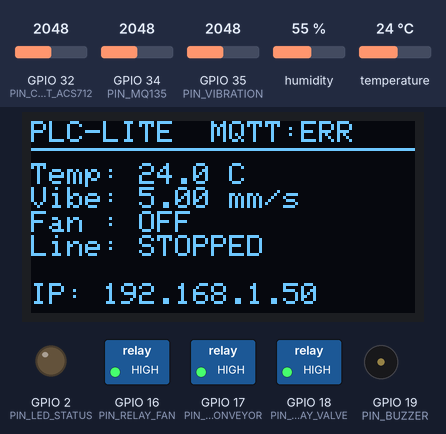
Bench run of a program on a simulated ESP32. Shown: 128×64 one-colour display, switched loads named in the program (green lamp = pin HIGH), output pins drawn as LEDs (lit = HIGH), buzzer (waves = sounding, pin HIGH). The test bench sets the inputs (shaded band); at power-on: temperature 24 °C, GPIO 35 (PIN_VIBRATION) = 2048, GPIO 32 (PIN_CURRENT_ACS712) = 2048, GPIO 34 (PIN_MQ135) = 2048, humidity 55 %. WiFi joins after 1.5 s; servers stay silent unless stated; no MQTT or app messages arrive unless stated; what the program prints to the serial monitor is not drawn.

Above: at 3.7 s.
3.8 s: temperature set to 12 °C
At 7.4 s:
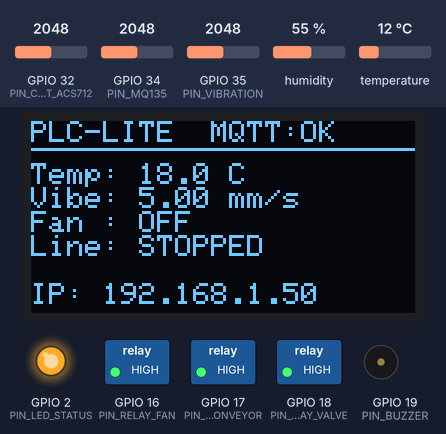
10.5 s: GPIO 35 (PIN_VIBRATION) set to 2866
At 13.2 s:
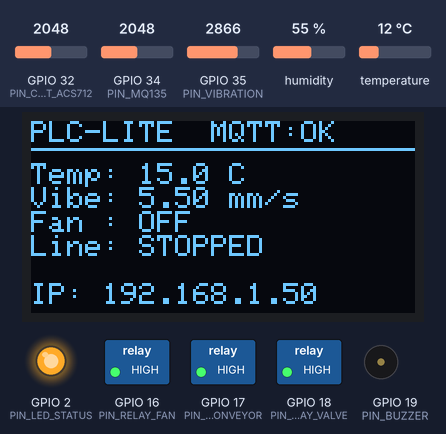
16.5 s: temperature set to 19 °C
At 19.1 s:
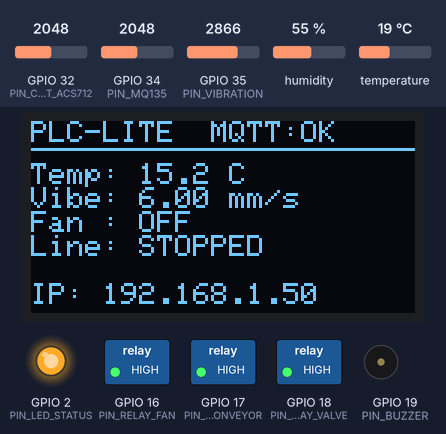
25.5 s: GPIO 35 (PIN_VIBRATION) set to 3972
At 28.3 s:
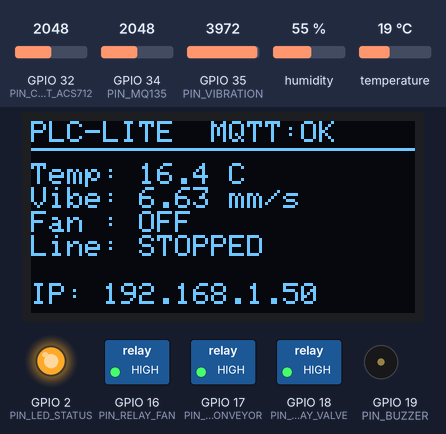
31.5 s: temperature set to 28 °C
At 34.2 s:
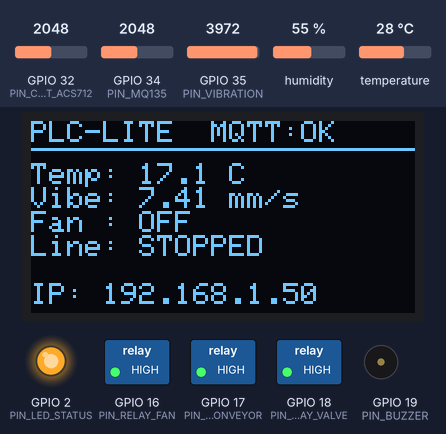
Timing chart, 0 to 35.7 s (numbered marks = the images above; inputs shaded):
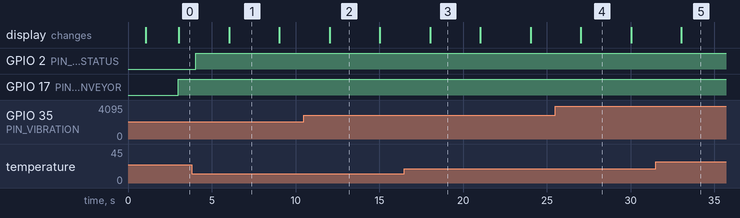

The program:

main.cpp
```cpp
/**
 * @file main.cpp
 * @brief Smart Factory PLC-Lite Edge Controller Firmware
 * @author BTech IoT Team (HCLTech Curriculum Project P_180)
 * @version 2.1.0-hcltech
 *
 * Hardware: ESP32 DevKit v1 + Multi-Sensor Shield + 4-Channel Relay Module
 * Protocols: MQTT (HiveMQ), HTTP, Wi-Fi 802.11 b/g/n, I2C
 */

#include <Arduino.h>
#include <WiFi.h>
#include <PubSubClient.h>
#include <ArduinoJson.h>
#include <DHT.h>
#include <Wire.h>
#include <Adafruit_GFX.h>
#include <Adafruit_SSD1306.h>
#include <esp_task_wdt.h>
#include "config.h"

// Hardware instances
DHT dht(PIN_DHT22, DHT22);
Adafruit_SSD1306 display(128, 64, &Wire, -1);
WiFiClient espClient;
PubSubClient mqttClient(espClient);

// Moving average circular buffers for sensor noise filtering
float tempBuffer[MOVING_AVG_SAMPLES] = {0};
float vibeBuffer[MOVING_AVG_SAMPLES] = {0};
float currentBuffer[MOVING_AVG_SAMPLES] = {0};
int filterIndex = 0;
bool bufferFilled = false;

// Actuator states
bool stateFan = false;
bool stateConveyor = true;
bool stateValve = false;

// Timers
unsigned long lastTelemetryTime = 0;
unsigned long lastDisplayTime = 0;
unsigned long lastWifiRetryTime = 0;

// Function Prototypes
void setupHardware();
void setupWiFi();
void reconnectMQTT();
void mqttCallback(char* topic, byte* payload, unsigned int length);
void readSensors(float &temp, float &humidity, float &vibration, float &current, float &gas);
float calculateMovingAverage(float* buffer, float newValue);
void checkEdgeSafetyInterlocks(float temp, float vibe, float current);
void publishTelemetry(float temp, float hum, float vibe, float curr, float gas);
void publishAlert(const char* type, const char* message, const char* severity, float value, float threshold);
void updateOLED(float temp, float vibe, bool mqttOk);

void setup() {
  Serial.begin(115200);
  delay(1000);
  Serial.println(F("\n========================================================"));
  Serial.println(F("  SMART FACTORY PLC-LITE CONTROLLER (HCLTECH ED.)      "));
  Serial.println(F("  Firmware: v2.1.0 | Target: ESP32-WROOM-32             "));
  Serial.println(F("========================================================"));

  // Initialize Hardware Peripherals
  setupHardware();

  // Initialize Watchdog Timer (15 seconds timeout)
  esp_task_wdt_config_t wdt_config = {
    .timeout_ms = WATCHDOG_TIMEOUT_SEC * 1000,
    .idle_core_mask = (1 << 0),
    .trigger_panic = true
  };
  esp_task_wdt_init(&wdt_config);
  esp_task_wdt_add(NULL); // Add current task to WDT

  // Initialize Network Connections
  setupWiFi();
  mqttClient.setServer(MQTT_BROKER, MQTT_PORT);
  mqttClient.setCallback(mqttCallback);
  mqttClient.setBufferSize(1024);

  Serial.println(F("[SYSTEM] Initialization Complete. Entering Main Loop."));
}

void loop() {
  // Feed Watchdog Timer
  esp_task_wdt_reset();

  // Maintain WiFi Connection
  if (WiFi.status() != WL_CONNECTED) {
    digitalWrite(PIN_LED_STATUS, LOW);
    if (millis() - lastWifiRetryTime > 5000) {
      lastWifiRetryTime = millis();
      Serial.println(F("[WIFI] Reconnecting to network..."));
      WiFi.reconnect();
    }
  } else {
    // Maintain MQTT Broker Connection
    if (!mqttClient.connected()) {
      digitalWrite(PIN_LED_STATUS, LOW);
      reconnectMQTT();
    } else {
      digitalWrite(PIN_LED_STATUS, HIGH);
      mqttClient.loop();
    }
  }

  // Sample sensors, compute moving average, and publish telemetry
  unsigned long now = millis();
  if (now - lastTelemetryTime >= TELEMETRY_INTERVAL_MS) {
    lastTelemetryTime = now;

    float rawTemp, rawHum, rawVibe, rawCurr, rawGas;
    readSensors(rawTemp, rawHum, rawVibe, rawCurr, rawGas);

    // Apply 10-sample moving average filter to remove electronic jitter
    float filteredTemp = calculateMovingAverage(tempBuffer, rawTemp);
    float filteredVibe = calculateMovingAverage(vibeBuffer, rawVibe);
    float filteredCurr = calculateMovingAverage(currentBuffer, rawCurr);

    // Execute edge-side safety interlocks (Autonomous response)
    checkEdgeSafetyInterlocks(filteredTemp, filteredVibe, filteredCurr);

    // Publish telemetry over MQTT
    if (mqttClient.connected()) {
      publishTelemetry(filteredTemp, rawHum, filteredVibe, filteredCurr, rawGas);
    }

    // Refresh Local OLED SCADA Screen every 1 second
    updateOLED(filteredTemp, filteredVibe, mqttClient.connected());
  }
}

// ========================================================
// Peripherals Initialization
// ========================================================
void setupHardware() {
  // Actuator Relays (Active LOW for standard industrial relay boards)
  pinMode(PIN_RELAY_FAN, OUTPUT);
  pinMode(PIN_RELAY_CONVEYOR, OUTPUT);
  pinMode(PIN_RELAY_VALVE, OUTPUT);
  pinMode(PIN_LED_STATUS, OUTPUT);
  pinMode(PIN_BUZZER, OUTPUT);

  // Initial State: Safe Default
  digitalWrite(PIN_RELAY_FAN, HIGH);      // OFF
  digitalWrite(PIN_RELAY_CONVEYOR, LOW);  // ON (Conveyor running)
  digitalWrite(PIN_RELAY_VALVE, HIGH);    // CLOSED
  digitalWrite(PIN_LED_STATUS, LOW);
  digitalWrite(PIN_BUZZER, LOW);

  // Sensors
  dht.begin();
  pinMode(PIN_MQ135, INPUT);
  pinMode(PIN_VIBRATION, INPUT);
  pinMode(PIN_CURRENT_ACS712, INPUT);

  // Initialize I2C OLED
  Wire.begin(PIN_I2C_SDA, PIN_I2C_SCL);
  if (display.begin(SSD1306_SWITCHCAPVCC, OLED_ADDR)) {
    display.clearDisplay();
    display.setTextSize(1);
    display.setTextColor(SSD1306_WHITE);
    display.setCursor(0, 0);
    display.println(F("PLC-LITE BOOTING..."));
    display.println(F("Firmware: v2.1.0"));
    display.println(F("HCLTech Project P_180"));
    display.display();
  }
}

// ========================================================
// Wi-Fi Connection Management
// ========================================================
void setupWiFi() {
  Serial.printf("[WIFI] Connecting to SSID: %s\n", WIFI_SSID);
  WiFi.mode(WIFI_STA);
  WiFi.begin(WIFI_SSID, WIFI_PASSWORD);

  unsigned long startAttempt = millis();
  while (WiFi.status() != WL_CONNECTED && millis() - startAttempt < 8000) {
    delay(500);
    Serial.print(".");
  }

  if (WiFi.status() == WL_CONNECTED) {
    Serial.printf("\n[WIFI] Connected! IP: %s | RSSI: %d dBm\n",
                  WiFi.localIP().toString().c_str(), WiFi.RSSI());
  } else {
    Serial.println(F("\n[WIFI] Connection pending. Retrying in background loop."));
  }
}

// ========================================================
// MQTT Connection Management with LWT
// ========================================================
void reconnectMQTT() {
  static unsigned long lastConnectAttempt = 0;
  if (millis() - lastConnectAttempt < 4000) return;
  lastConnectAttempt = millis();

  Serial.printf("[MQTT] Connecting to %s:%d...\n", MQTT_BROKER, MQTT_PORT);

  // Last Will and Testament (LWT) payload for fault detection
  StaticJsonDocument<128> lwtDoc;
  lwtDoc["deviceId"] = DEVICE_ID;
  lwtDoc["status"] = "OFFLINE";
  lwtDoc["reason"] = "Connection Loss / Power Cycle";
  char lwtBuffer[128];
  serializeJson(lwtDoc, lwtBuffer);

  if (mqttClient.connect(MQTT_CLIENT_ID, MQTT_USER, MQTT_PASS, TOPIC_STATUS, 1, true, lwtBuffer)) {
    Serial.println(F("[MQTT] Broker Connected!"));

    // Publish online status retained
    StaticJsonDocument<128> statusDoc;
    statusDoc["deviceId"] = DEVICE_ID;
    statusDoc["status"] = "ONLINE";
    statusDoc["firmware"] = FIRMWARE_VERSION;
    statusDoc["ip"] = WiFi.localIP().toString();
    char statusBuf[128];
    serializeJson(statusDoc, statusBuf);
    mqttClient.publish(TOPIC_STATUS, statusBuf, true);

    // Subscribe to actuator control commands
    mqttClient.subscribe(TOPIC_CONTROL, 1);
    Serial.printf("[MQTT] Subscribed to %s\n", TOPIC_CONTROL);
  } else {
    Serial.printf("[MQTT] Connection failed, rc=%d. Will retry in 4s.\n", mqttClient.state());
  }
}

// ========================================================
// MQTT Command Callback Handler
// ========================================================
void mqttCallback(char* topic, byte* payload, unsigned int length) {
  StaticJsonDocument<512> doc;
  DeserializationError err = deserializeJson(doc, payload, length);
  if (err) {
    Serial.printf("[MQTT] JSON parse error: %s\n", err.c_str());
    return;
  }

  const char* action = doc["action"]; // "TURN_ON" | "TURN_OFF" | "SET_VALUE"
  const char* target = doc["target"]; // "FAN" | "CONVEYOR" | "VALVE"

  Serial.printf("[CMD] Received: Target=%s Action=%s\n", target, action);

  if (strcmp(target, "FAN") == 0) {
    stateFan = (strcmp(action, "TURN_ON") == 0);
    digitalWrite(PIN_RELAY_FAN, stateFan ? LOW : HIGH); // Active LOW
  } else if (strcmp(target, "CONVEYOR") == 0) {
    stateConveyor = (strcmp(action, "TURN_ON") == 0);
    digitalWrite(PIN_RELAY_CONVEYOR, stateConveyor ? LOW : HIGH);
  } else if (strcmp(target, "VALVE") == 0) {
    stateValve = (strcmp(action, "TURN_ON") == 0);
    digitalWrite(PIN_RELAY_VALVE, stateValve ? LOW : HIGH);
  }
}

// ========================================================
// Sensor Reading & Calibration
// ========================================================
void readSensors(float &temp, float &humidity, float &vibration, float &current, float &gas) {
  // 1. Temperature & Humidity from DHT22
  temp = dht.readTemperature();
  humidity = dht.readHumidity();
  if (isnan(temp)) temp = 28.5f; // Fallback safe reading
  if (isnan(humidity)) humidity = 55.0f;

  // 2. Vibration from Analog Accelerometer / Piezo (0-4095 ADC)
  int rawVibe = analogRead(PIN_VIBRATION);
  // Convert 12-bit ADC reading to RMS velocity in mm/s (0.0 - 10.0 mm/s)
  vibration = (rawVibe / 4095.0f) * 10.0f;

  // 3. Current from ACS712-30A (Sensitivity = 66 mV / A, VCC = 3.3V ADC mapped)
  int rawCurr = analogRead(PIN_CURRENT_ACS712);
  float voltage = (rawCurr / 4095.0f) * 3.3f;
  current = abs((voltage - 1.65f) / 0.066f); // Bi-directional Hall-effect zero offset

  // 4. Gas / Air Quality from MQ-135
  int rawGas = analogRead(PIN_MQ135);
  gas = (rawGas / 4095.0f) * 1000.0f; // Scale to approximate PPM
}

// ========================================================
// 10-Sample Moving Average Filter
// ========================================================
float calculateMovingAverage(float* buffer, float newValue) {
  buffer[filterIndex] = newValue;
  float sum = 0.0f;
  int count = bufferFilled ? MOVING_AVG_SAMPLES : (filterIndex + 1);
  for (int i = 0; i < count; i++) {
    sum += buffer[i];
  }
  return sum / count;
}

// ========================================================
// Edge-Side Safety Logic & Threshold Checking
// ========================================================
void checkEdgeSafetyInterlocks(float temp, float vibe, float current) {
  filterIndex = (filterIndex + 1) % MOVING_AVG_SAMPLES;
  if (filterIndex == 0) bufferFilled = true;

  // 1. High Temperature Emergency Interlock
  if (temp > THRESHOLD_TEMP_ALERT) {
    if (!stateFan) {
      Serial.println(F("[SAFETY] Over-temperature detected! Triggering Auxiliary Cooling Fan autonomously."));
      stateFan = true;
      digitalWrite(PIN_RELAY_FAN, LOW); // Turn on fan
      digitalWrite(PIN_BUZZER, HIGH);   // Sound warning
      publishAlert("OVER_TEMPERATURE", "Edge Controller triggered auxiliary fan", "HIGH", temp, THRESHOLD_TEMP_ALERT);
    }
  } else if (temp < (THRESHOLD_TEMP_ALERT - 5.0f) && stateFan) {
    // 5-degree hysteresis
    stateFan = false;
    digitalWrite(PIN_RELAY_FAN, HIGH);
    digitalWrite(PIN_BUZZER, LOW);
  }

  // 2. High Vibration Anomaly Interlock (Predictive Maintenance)
  if (vibe > THRESHOLD_VIBE_ALERT) {
    Serial.println(F("[SAFETY] Excessive Machine Vibration! Halting Conveyor to prevent mechanical failure."));
    stateConveyor = false;
    digitalWrite(PIN_RELAY_CONVEYOR, HIGH); // Shut down motor
    publishAlert("HIGH_VIBRATION", "Excessive mechanical oscillation detected", "CRITICAL", vibe, THRESHOLD_VIBE_ALERT);
  }
}

// ========================================================
// MQTT Telemetry Publishing
// ========================================================
void publishTelemetry(float temp, float hum, float vibe, float curr, float gas) {
  StaticJsonDocument<512> doc;
  doc["deviceId"] = DEVICE_ID;
  doc["timestamp"] = millis();

  JsonObject readings = doc.createNestedObject("readings");
  readings["temperature"] = round(temp * 10.0f) / 10.0f;
  readings["humidity"] = round(hum * 10.0f) / 10.0f;
  readings["vibration"] = round(vibe * 100.0f) / 100.0f;
  readings["current"] = round(curr * 100.0f) / 100.0f;
  readings["airQuality"] = round(gas * 10.0f) / 10.0f;

  JsonObject actuators = doc.createNestedObject("actuators");
  actuators["fan"] = stateFan ? "RUNNING" : "STOPPED";
  actuators["conveyor"] = stateConveyor ? "RUNNING" : "STOPPED";
  actuators["valve"] = stateValve ? "OPEN" : "CLOSED";

  char jsonBuf[512];
  serializeJson(doc, jsonBuf);
  mqttClient.publish(TOPIC_TELEMETRY, jsonBuf);
}

void publishAlert(const char* type, const char* message, const char* severity, float value, float threshold) {
  if (!mqttClient.connected()) return;
  StaticJsonDocument<256> doc;
  doc["deviceId"] = DEVICE_ID;
  doc["type"] = type;
  doc["message"] = message;
  doc["severity"] = severity;
  doc["value"] = value;
  doc["threshold"] = threshold;
  doc["timestamp"] = millis();

  char alertBuf[256];
  serializeJson(doc, alertBuf);
  mqttClient.publish(TOPIC_ALERTS, alertBuf);
}

// ========================================================
// OLED Display Status Renderer
// ========================================================
void updateOLED(float temp, float vibe, bool mqttOk) {
  display.clearDisplay();
  display.setTextSize(1);
  display.setTextColor(SSD1306_WHITE);
  display.setCursor(0, 0);

  // Status Bar
  display.printf("PLC-LITE  MQTT:%s\n", mqttOk ? "OK" : "ERR");
  display.drawLine(0, 9, 128, 9, SSD1306_WHITE);

  // Live Metrics
  display.setCursor(0, 14);
  display.printf("Temp: %.1f C\n", temp);
  display.printf("Vibe: %.2f mm/s\n", vibe);
  display.printf("Fan : %s\n", stateFan ? "ON" : "OFF");
  display.printf("Line: %s\n", stateConveyor ? "RUNNING" : "STOPPED");

  // Bottom Status
  display.setCursor(0, 54);
  display.printf("IP: %s", WiFi.localIP().toString().c_str());
  display.display();
}
```

config.h
```cpp
#ifndef CONFIG_H
#define CONFIG_H

#include <Arduino.h>

// ==========================================
// 1. Wi-Fi & MQTT Configuration
// ==========================================
#define WIFI_SSID           "SmartFactory_WLAN"
#define WIFI_PASSWORD       "Factory@Secure2026"

// MQTT Broker (HiveMQ Cloud / Public Fallback)
#define MQTT_BROKER         "broker.hivemq.com"
#define MQTT_PORT           1883
#define MQTT_CLIENT_ID      "esp32-plc-001-hardware"
#define MQTT_USER           ""
#define MQTT_PASS           ""

// Device Identifier
#define DEVICE_ID           "plc-001"
#define FIRMWARE_VERSION    "v2.1.0-hcltech"

// MQTT Topics (Standard Contract)
#define TOPIC_TELEMETRY     "factory/telemetry/plc-001"
#define TOPIC_STATUS        "factory/status/plc-001"
#define TOPIC_CONTROL       "factory/actuator/plc-001/control"
#define TOPIC_ALERTS        "factory/alerts/plc-001"

// ==========================================
// 2. Hardware Pinout (ESP32 DevKit V1)
// ==========================================
// Sensors (Inputs)
#define PIN_DHT22           4      // Temperature & Humidity Digital Pin
#define PIN_MQ135           34     // Air Quality Gas Analog ADC1
#define PIN_VIBRATION       35     // Piezo / Vibration Analog ADC1
#define PIN_CURRENT_ACS712  32     // Current Sensor ADC1

// Actuators & Indicators (Outputs)
#define PIN_RELAY_FAN       16     // Relay 1: Auxiliary Cooling Fan
#define PIN_RELAY_CONVEYOR  17     // Relay 2: Primary Conveyor Motor
#define PIN_RELAY_VALVE     18     // Relay 3: Solenoid Pressure Valve
#define PIN_LED_STATUS      2      // On-board Status LED (Blue/Green)
#define PIN_BUZZER          19     // High-Frequency Alarm Buzzer

// I2C OLED Display (SSD1306 0.96")
#define PIN_I2C_SDA         21
#define PIN_I2C_SCL         22
#define OLED_ADDR           0x3C

// ==========================================
// 3. Edge-Computing Thresholds & Calibration
// ==========================================
#define THRESHOLD_TEMP_ALERT       75.0f   // Celsius
#define THRESHOLD_VIBE_ALERT       4.5f    // mm/s (Peak velocity)
#define THRESHOLD_CURRENT_ALERT    14.0f   // Amperes
#define THRESHOLD_GAS_ALERT        350.0f  // PPM equivalent

#define MOVING_AVG_SAMPLES         10      // Noise-suppression filter window
#define TELEMETRY_INTERVAL_MS      3000    // Telemetry publish cadence (3s)
#define WATCHDOG_TIMEOUT_SEC       15      // Hardware Watchdog Reset Timeout

#endif // CONFIG_H
```

Measured:
- after the input at 3.8 s, the display: changes after 2.2 s (image 1)
- what the display in image 2 shows lasts 3.0 s, from 12.0 s to 15.0 s
